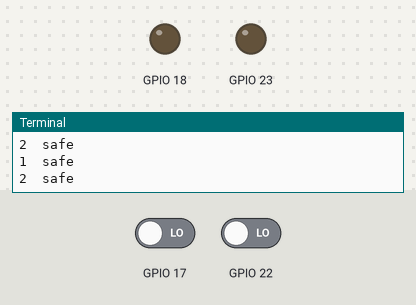
Bench run of a program on a simulated Raspberry Pi (BCM pin numbers). Shown: output pins drawn as LEDs (lit = HIGH), the last lines printed to the terminal. Inputs (shaded band) come from the test bench; at power-on: GPIO 17 LOW, GPIO 22 LOW. Threads take turns every 2 ms; the clock reads 2024-03-15 10:24:30 at power-on unless the program sets it.

Above: at 1.2 s.
1.3 s: GPIO 17 driven HIGH
At 4.8 s:
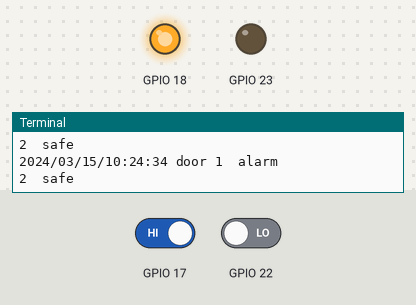
At 7.5 s:
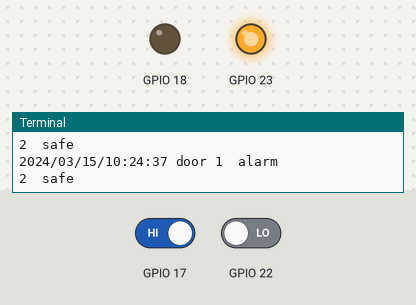
Timing chart, 0 to 9.5 s (numbered marks = the images above; inputs shaded):
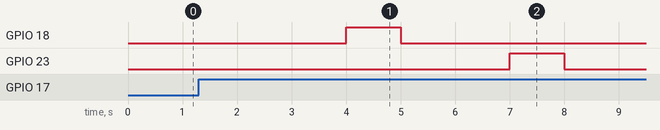

The program:

TestGPIO.py
```python
import RPi.GPIO as gpio
from time import sleep
import time
import threading

class checkThread(threading.Thread):
    def __init__(self, threadID, name, door):
        threading.Thread.__init__(self)
        self.threadID = threadID
        self.name = name
        self.door = door
        if(door == 17):
            self.nu = 1
        else:
            self.nu = 2

    def run(self):
        gpio.setmode(gpio.BCM)
        gpio.setup(self.door, gpio.IN)

        if(self.nu == 2):
            sleep(0.1)

        while True:
            sleep(0.5)
            if(gpio.input(self.door)):
                print(time.strftime('%Y/%m/%d/%H:%M:%S', time.localtime(time.time())) +" door", self.nu , " alarm")
            else:
                print( self.nu , " safe ")
        gpio.cleanup(self.door)

gpio.setmode(gpio.BCM)

gpio.setup(18, gpio.OUT)
gpio.setup(23, gpio.OUT)
gpio.output(18, gpio.LOW)
gpio.output(23, gpio.LOW)
check1 = checkThread(1, "checkdoor1", 17)
check2 = checkThread(2, "checkdoor2", 22)
check1.start()
check2.start()
for i in range(1, 10):
    if(i == 5):
        gpio.output(18, gpio.HIGH)  # someone crash into door1
    else:
        gpio.output(18, gpio.LOW)
    if(i == 8):
        gpio.output(23, gpio.HIGH)  #someone crash into door2
    else:
        gpio.output(23, gpio.LOW)
    sleep(1)

gpio.cleanup(18)
gpio.cleanup(23)
```
